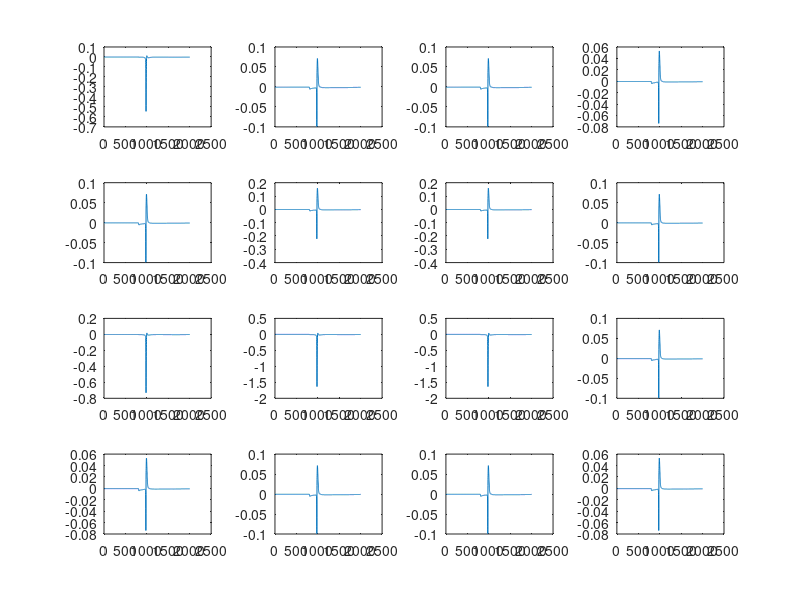

Here is the MATLAB script that generated this plot:
% LFPsim - Simulation scripts to compute Local Field Potentials (LFP) from cable compartmental models of neurons and networks implemented in NEURON simulation environment.

% LFPsim works reliably on biophysically detailed multi-compartmental neurons with some or all active channels. 

% This plot_MEA.m file helps to plot the traces in a multi-electrode array like format. Execute after running LFPsim. 

% Last updated 12-March-2016
% Developed by : Harilal Parasuram & Shyam Diwakar
% Computational Neuroscience & Neurophysiology Lab, School of Biotechnology, Amrita University, India.
% Email: harilalp@am.amrita.edu; shyam@amrita.edu
% www.amrita.edu/compneuro 



load MEA.dat


elec_order = [13,14,15,16,9,10,11,12,5,6,7,8,1,2,3,4];

for n = 1:16


	subplot(4,4,elec_order(n)); plot(MEA(:,n));
	elec_order(n),n


	%axis([3000 5000 -300 50]);
end


